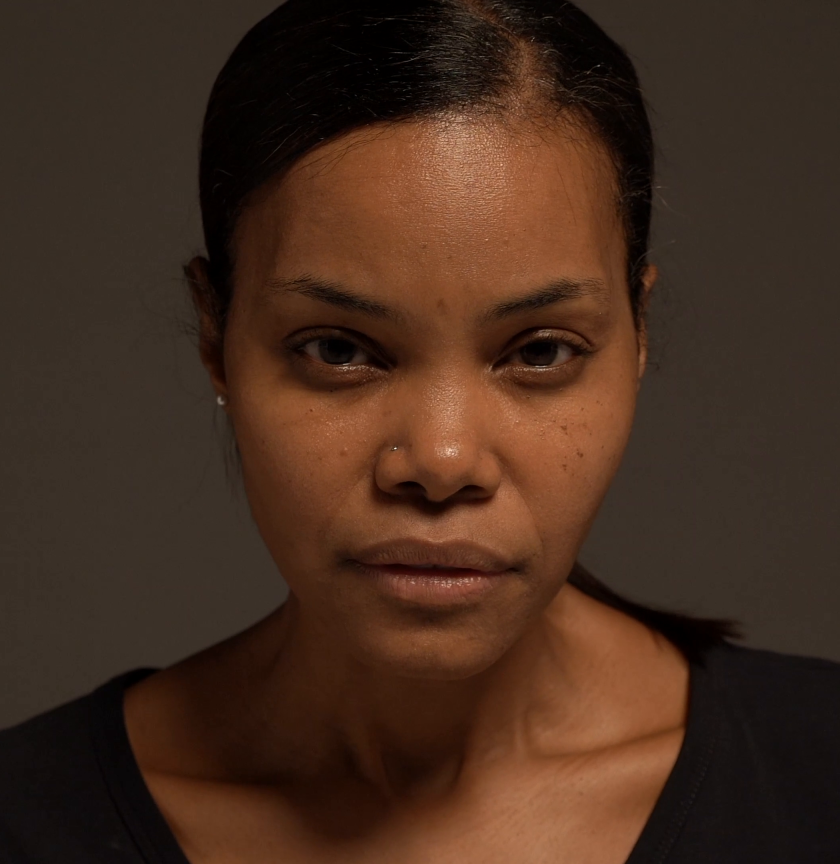
#> input picture motion/planches/pipeline/p2/crop.png, 840 x 864 px, found by its file name
$ python portrait.py   (older library calls are emulated)
#> lines starting #> are read from the running program, lines starting #| are printed output that depends on the picture; after the words box and inside, x2 and y2 are one past the last pixel; in counts of white or black regions, pixels touching at a corner belong together
import cv2, numpy as np, json
D='/home/user/facefx/p2/'
img = cv2.imread(D+'crop.png'); m = cv2.imread(D+'mask.png', 0)
#> further down, img is the input picture: shape (864, 840, 3); mean B, G, R 30.6, 44.7, 68.7
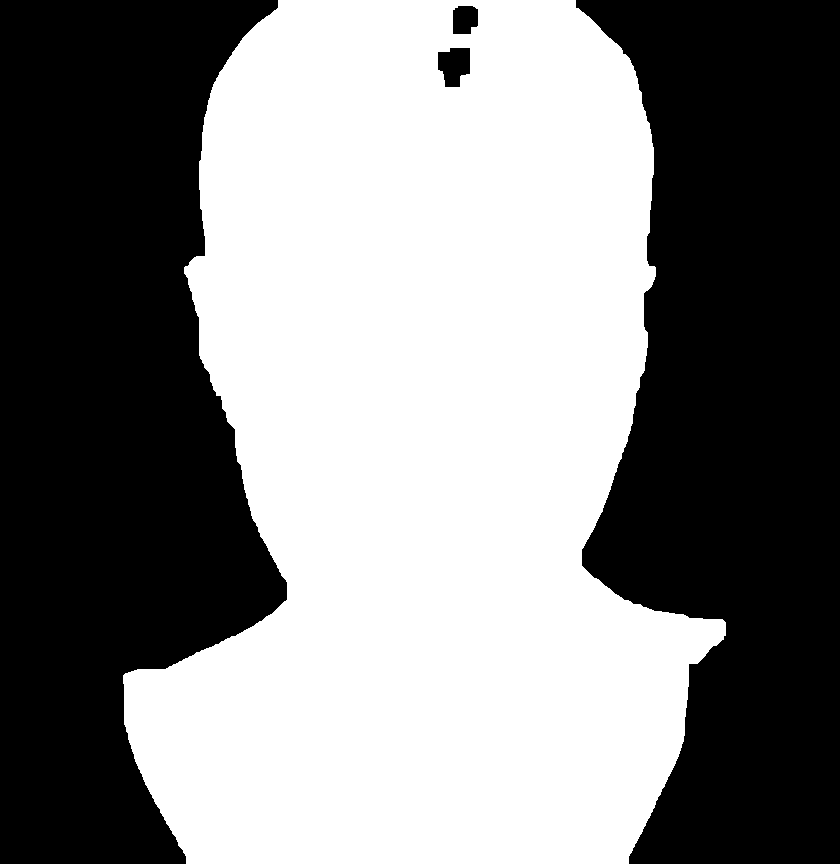
#> input picture motion/planches/pipeline/p2/mask.png, 840 x 864 px, found by its file name
#> after `m = cv2.imread(D + 'mask.png', 0)`: m: shape (864, 840); 51.8% white; 4 black regions, box (x1, y1, x2, y2) and area: (0, 0, 287, 864) 178678, (576, 0, 840, 864) 169441, (438, 48, 470, 87) 975, (453, 6, 478, 34) 626
h, w = m.shape
#> h = 864; w = 840
inv = (255 - m); n, lab, st, _ = cv2.connectedComponentsWithStats(inv)
#> after `n, lab, st, _ = cv2.connectedComponentsWithStats(inv)`:
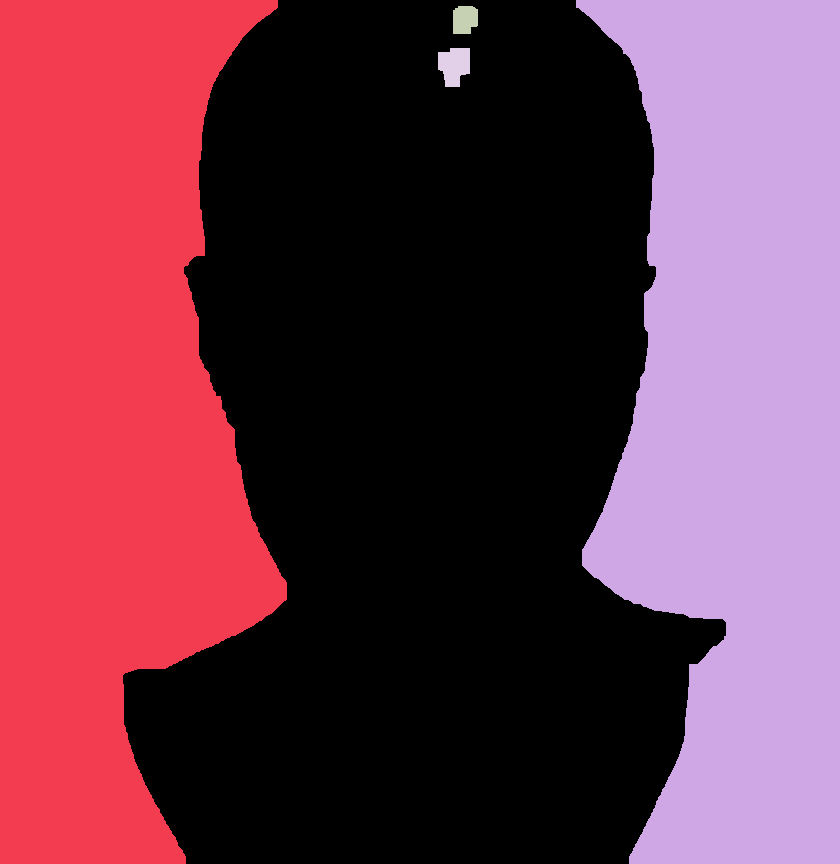
#> lab: shape (864, 840) int32; 5 distinct labels, from 0 to 4; one colour per label, 0 black
#> after `n, lab, st, _ = cv2.connectedComponentsWithStats(inv)`: n = 5; st = [[123, 0, 603, 864, 376040], [0, 0, 287, 864, 178678], [576, 0, 264, 864, 169441], [453, 6, 25, 28, 626], [438, 48, 32, 39, 975]]
for i in range(1, n):
    if st[i, cv2.CC_STAT_AREA] < 4000: m[lab == i] = 255
#> m: shape (864, 840); 52% white; 2 black regions, box (x1, y1, x2, y2) and area: (0, 0, 287, 864) 178678, (576, 0, 840, 864) 169441
soft = cv2.GaussianBlur(m.astype(np.float32) / 255, (0, 0), 4)
sm = cv2.bilateralFilter(img, 9, 40, 9); sm = cv2.bilateralFilter(sm, 9, 30, 7)
L = cv2.cvtColor(sm, cv2.COLOR_BGR2LAB)[:, :, 0].astype(np.float32) / 255
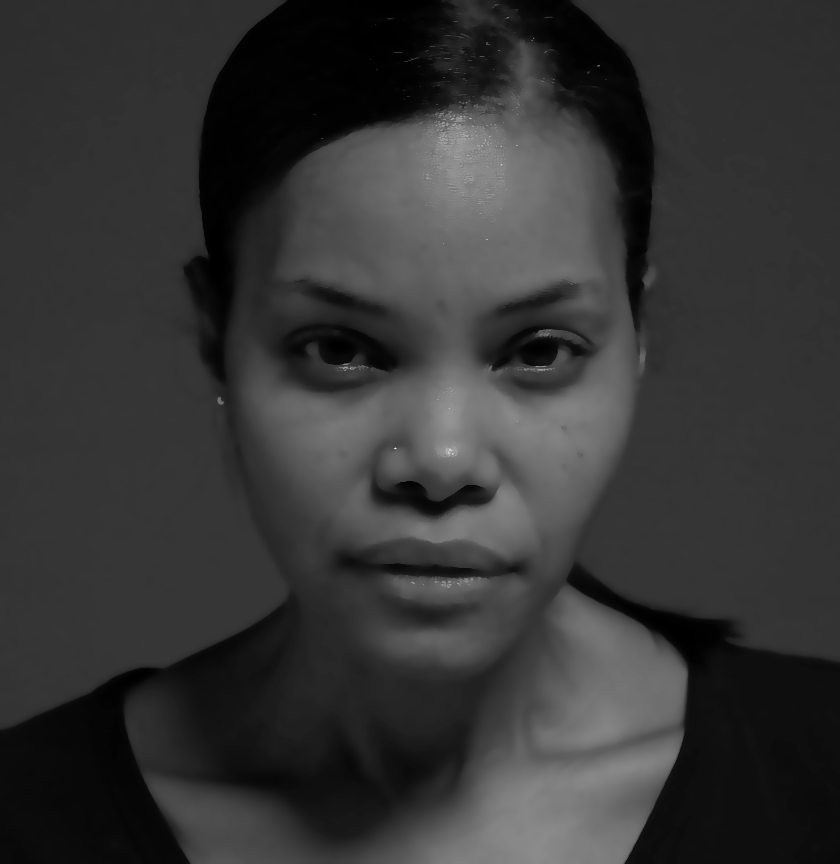
#> L: shape (864, 840) float32; min 0, max 0.949, mean 0.208
yy, xx = np.mgrid[0:h, 0:w]
face = ((xx - 437) / 205.0) ** 2 + ((yy - 400) / 270.0) ** 2 < 1
fv = L[face & (m > 0)]; med = np.median(fv); hi = np.percentile(fv, 99.5); lo = np.percentile(L[m > 0], 2)
#> after `med = np.median(fv)`: med = 0.325
#> after `hi = np.percentile(fv, 99.5)`: hi = 0.569
#> after `lo = np.percentile(L[m > 0], 2)`: lo = 0.00392
t = np.where(L >= med, 0.42 * np.clip((hi - L) / (hi - med), 0, 1), 0.42 + 0.53 * np.clip((med - L) / (med - lo), 0, 1))
t = np.clip(t, 0, 0.95)
hair = (m > 0) & (t > 0.7) & (~face | (yy < 140)) & (yy < 640)
#> hair: shape (864, 840) bool; 9.7% white; 7 white regions (4 under 20 px), largest, box (x1, y1, x2, y2) and area: (184, 0, 654, 428) 65386, (582, 577, 726, 640) 2953, (225, 590, 327, 640) 2295
hair = cv2.morphologyEx(hair.astype(np.uint8) * 255, cv2.MORPH_CLOSE, np.ones((11, 11), np.uint8))
#> hair: shape (864, 840); 9.9% white; 6 white regions (3 under 20 px), largest, box (x1, y1, x2, y2) and area: (184, 0, 654, 428) 66298, (582, 577, 726, 640) 2953, (225, 590, 327, 640) 2333
hairS = cv2.GaussianBlur(hair.astype(np.float32) / 255, (0, 0), 4)
fade = np.clip(yy / 80.0, 0, 1) * np.clip((h - yy) / 300.0, 0, 1) ** 1.3
base = soft * fade
smudge = cv2.GaussianBlur(t, (0, 0), 3) * base
G = L * 255
g1 = cv2.GaussianBlur(G, (0, 0), 1.2); g2 = cv2.GaussianBlur(G, (0, 0), 2.0)
Dg = (g1 - 0.982 * g2) / 255.0
E = np.where(Dg >= -0.003, 1.0, 1 + np.tanh(70 * (Dg + 0.003)))
lines = np.clip(1 - E, 0, 1)
lb = (lines > 0.3).astype(np.uint8); n, lab, st, _ = cv2.connectedComponentsWithStats(lb)
#> after `lb = (lines > 0.3).astype(np.uint8)`:
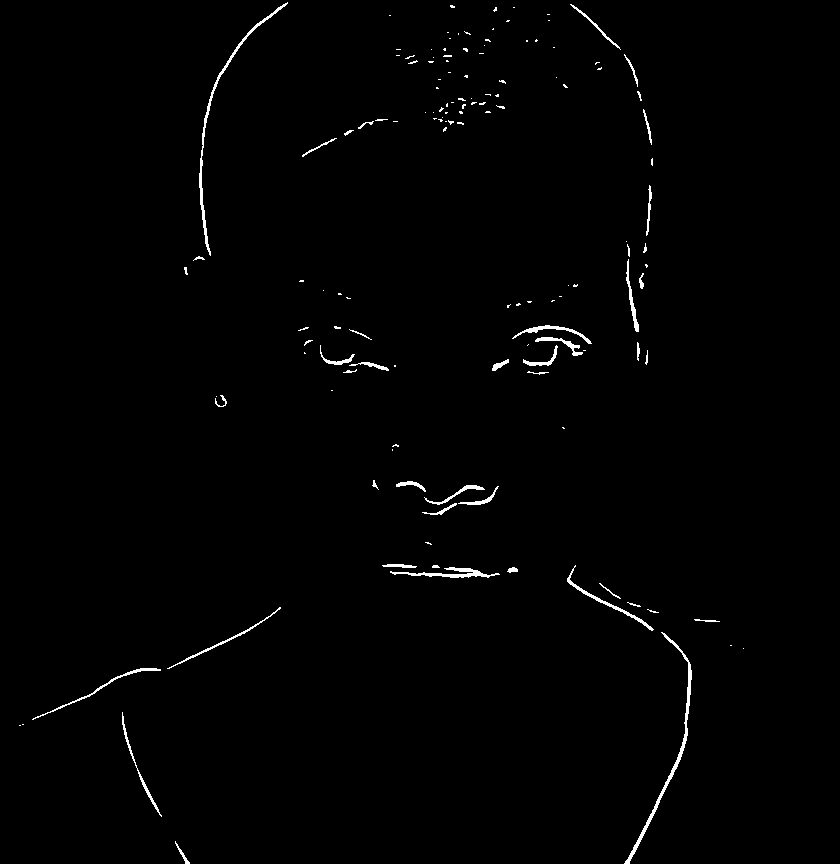
#> lb: shape (864, 840); values 0 (black) and 1 (white), 0.94% white in thin lines or dots, all inside (x1, y1, x2, y2) = (19, 2, 744, 864)
#> after `n, lab, st, _ = cv2.connectedComponentsWithStats(lb)`: lab: shape (864, 840) int32; 141 distinct labels, from 0 to 140
#> after `n, lab, st, _ = cv2.connectedComponentsWithStats(lb)`: n = 141; st = 141 rows, first 6: [0, 0, 840, 864, 718903], [199, 2, 89, 254, 755], [450, 5, 5, 3, 12], [570, 4, 51, 46, 151], [493, 7, 4, 5, 12], [513, 7, 2, 1, 2]
keep = np.isin(lab, [i for i in range(1, n) if st[i, cv2.CC_STAT_AREA] >= 30]).astype(np.uint8)
#> keep: shape (864, 840); values 0 (black) and 1 (white), 0.82% white; 34 white regions, largest, box (x1, y1, x2, y2) and area: (624, 632, 692, 864) 841, (199, 2, 288, 256) 755, (390, 567, 500, 578) 432
lines = lines * cv2.dilate(keep, np.ones((3, 3), np.uint8)) * base
def save(name, a):
    rgba = np.zeros((h, w, 4), np.uint8); rgba[..., 0] = 20; rgba[..., 1] = 21; rgba[..., 2] = 22
    rgba[..., 3] = np.clip(a * 255, 0, 255).astype(np.uint8); cv2.imwrite(D + name, rgba)
skinA = smudge * (1 - hairS) * 0.85; hairA = np.clip(smudge * hairS * 1.05, 0, 1); det = lines * 0.9
save('skin.png', skinA); save('hair.png', hairA); save('detail.png', det)
gx = cv2.Sobel(cv2.GaussianBlur(L, (0, 0), 6), cv2.CV_32F, 1, 0); gy = cv2.Sobel(cv2.GaussianBlur(L, (0, 0), 6), cv2.CV_32F, 0, 1)
#> after `gy = cv2.Sobel(cv2.GaussianBlur(L, (0, 0), 6), cv2.CV_32F, 0, 1)`:
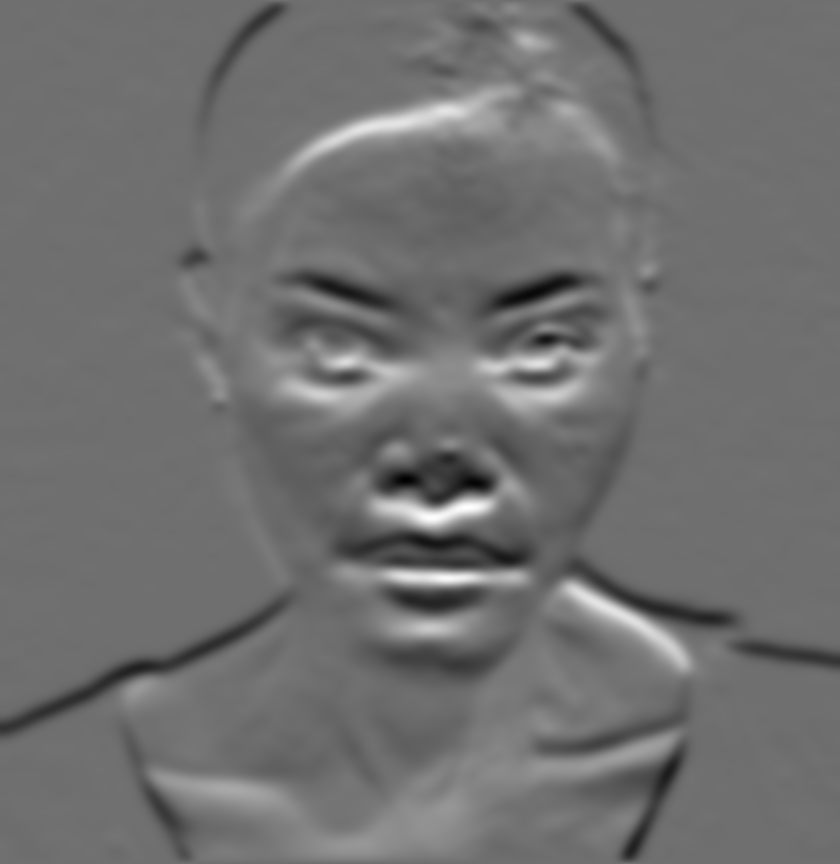
#> gy: shape (864, 840) float32; min -0.14, max 0.18, mean 0.000855; drawn with min black and max white
rng = np.random.default_rng(3)
strokes = {'skin': [], 'hair': []}
for kind, A, N, L0, PW in (('skin', skinA, 1500, 12, 3.2), ('hair', hairA, 1700, 24, 1.6)):
    flat = (A ** PW).ravel().astype(np.float64); p = flat / flat.sum()
    idx = rng.choice(flat.size, N, p=p)
    for k in idx:
        y, x = divmod(int(k), w)
        a = float(A[y, x])
        g = float(np.hypot(gx[y, x], gy[y, x]))
        ang = float(np.arctan2(gy[y, x], gx[y, x])) + np.pi / 2 + rng.normal(0, 0.25 if kind == 'hair' else 0.35)
        if kind == 'skin' and g < 0.02: ang = np.deg2rad(55) + rng.normal(0, 0.2)
        ln = L0 * (0.6 + rng.random() * 0.9)
        dx, dy = np.cos(ang) * ln / 2, np.sin(ang) * ln / 2
        strokes[kind].append([round(float(x - dx), 1), round(float(y - dy), 1), round(float(x + dx), 1), round(float(y + dy), 1),
                              round(0.5 + a * 1.6, 2), round(min(1.0, 0.25 + a * 0.8), 2), round(y / h, 3)])
#> this loop made 2 passes
#> (kind, N, L0, PW) on passes 1 to 2: ('skin', 1500, 12, 3.2), ('hair', 1700, 24, 1.6)
json.dump(strokes, open(D + 'strokes.json', 'w'))
paper = np.full((h, w, 3), (238, 243, 245), np.float32); out = paper.copy()
for a in [skinA, hairA, det]:
    out = out * (1 - a[..., None]) + np.array([20, 21, 22]) * a[..., None]
#> this loop made 3 passes
o8 = out.astype(np.uint8)
for kind in ('skin', 'hair'):
    for s in strokes[kind]:
        ov = o8.copy()
        cv2.line(ov, (int(s[0]), int(s[1])), (int(s[2]), int(s[3])), (22, 21, 20), max(1, int(round(s[4]))), cv2.LINE_AA)
        o8 = cv2.addWeighted(ov, s[5] * 0.6, o8, 1 - s[5] * 0.6, 0)
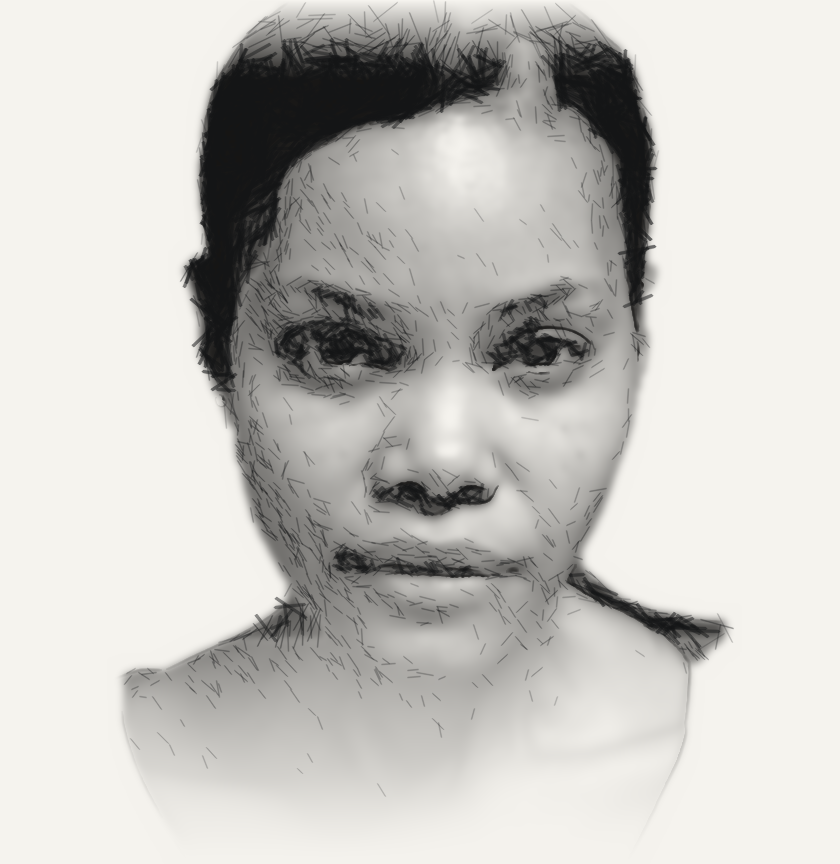
#> o8: shape (864, 840, 3); mean of channels 0, 1, 2 192.9, 196.9, 198.6; drawn as B, G, R
cv2.imwrite(D + 'preview.png', o8)
print(len(strokes['skin']), len(strokes['hair']))
